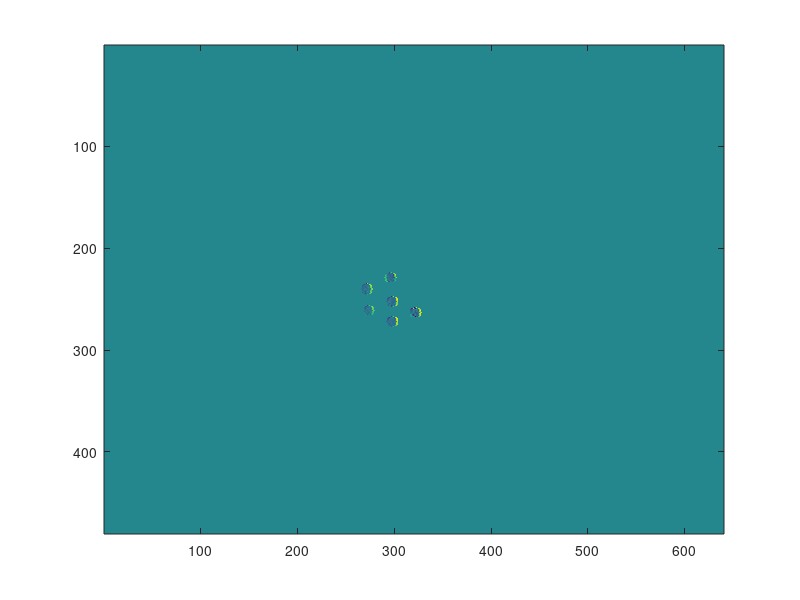

The MATLAB source for this figure: (Note: this script raises an error after producing the figure.)
clear all
clc
close all

load('dOTF_phase.mat')

lambda = 0.6;
k = (2*pi)/lambda;
mask_radius = 5;

[sy,sx] = size(dOTF_phase);


[fx,fy] = gradient(dOTF_phase .* k,10,10);
imagesc(fx)


p2 = pickPoint;
p1 = pickPoint;
p3 = pickPoint;
p7 = pickPoint;
p8 = pickPoint;
p9 = pickPoint;


points = cell(1,3);
points{1} = p2;
points{2} = p1;
points{3} = p3;
points{4} = p7;
points{5} = p8;
points{6} = p9;
                        
[sizey,sizex] = size(fx);
xx = linspace(1,sizex,sizex);
yy = linspace(1,sizey,sizey);
[X,Y] = meshgrid(xx,yy);



R2 = sqrt((X-points{1}(2)).^2 + (Y-points{1}(1)).^2);
M2 = R2<=mask_radius;
seg2tilt = M2.*fx;
seg2tip = M2.*fy;
seg2Proptilt = seg2tilt(abs(seg2tilt)>0);
seg2Proptip = seg2tip(abs(seg2tip)>0);
tilt2 = mean(seg2Proptilt);
tip2 = mean(seg2Proptip);


R1 = sqrt((X-points{2}(2)).^2 + (Y-points{2}(1)).^2);
M1 = R1<=mask_radius;
seg1tilt = M1.*fx;
seg1tip = M1.*fy;
seg1Proptilt = seg1tilt(abs(seg1tilt)>0);
seg1Proptip = seg1tip(abs(seg1tip)>0);
tilt1 = mean(seg1Proptilt);
tip1 = mean(seg1Proptip);

R3 = sqrt((X-points{3}(2)).^2 + (Y-points{3}(1)).^2);
M3 = R3<=mask_radius;
seg3tilt = M3.*fx;
seg3tip = M3.*fy;
seg3Proptilt = seg3tilt(abs(seg3tilt)>0);
seg3Proptip = seg3tip(abs(seg3tip)>0);
tilt3 = mean(seg3Proptilt);
tip3 = mean(seg3Proptip);

R7 = sqrt((X-points{4}(2)).^2 + (Y-points{4}(1)).^2);
M7 = R7<=mask_radius;
seg7tilt = M7.*fx;
seg7tip = M7.*fy;
seg7Proptilt = seg7tilt(abs(seg7tilt)>0);
seg7Proptip = seg7tip(abs(seg7tip)>0);
tilt7 = mean(seg7Proptilt);
tip7 = mean(seg7Proptip);

R8 = sqrt((X-points{5}(2)).^2 + (Y-points{5}(1)).^2);
M8 = R8<=mask_radius;
seg8tilt = M8.*fx;
seg8tip = M8.*fy;
seg8Proptilt = seg8tilt(abs(seg8tilt)>0);
seg8Proptip = seg8tip(abs(seg8tip)>0);
tilt8 = mean(seg8Proptilt);
tip8 = mean(seg8Proptip);

R9 = sqrt((X-points{6}(2)).^2 + (Y-points{6}(1)).^2);
M9 = R9<=mask_radius;
seg9tilt = M9.*fx;
seg9tip = M9.*fy;
seg9Proptilt = seg9tilt(abs(seg9tilt)>0);
seg9Proptip = seg9tip(abs(seg9tip)>0);
tilt9 = mean(seg9Proptilt);
tip9 = mean(seg9Proptip);

PTTpos = zeros(37,3);
PTTpos(1,2) = tip1;
PTTpos(1,3) = tilt1;
PTTpos(2,2) = tip2;
PTTpos(2,3) = tilt2;
PTTpos(3,2) = tip3;
PTTpos(3,3) = tilt3;
PTTpos(7,2) = tip7;
PTTpos(7,3) = tilt7;
PTTpos(8,2) = tip8;
PTTpos(8,3) = tilt8;
PTTpos(9,2) = tip9;
PTTpos(9,3) = tilt9;
PTTpos = PTTpos .* 1e3;

subplot(1,2,1);
imagesc(seg1tilt+seg2tilt+seg3tilt+seg7tilt+seg8tilt+seg9tilt);
subplot(1,2,2)
imagesc(seg1tip+seg2tip+seg3tip+seg7tip+seg8tip+seg9tip);






